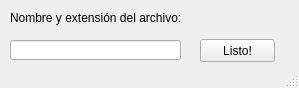
<?xml version="1.0" encoding="UTF-8"?>
<ui version="4.0">
 <class>MainWindow</class>
 <widget class="QMainWindow" name="MainWindow">
  <property name="geometry">
   <rect>
    <x>0</x>
    <y>0</y>
    <width>299</width>
    <height>88</height>
   </rect>
  </property>
  <property name="minimumSize">
   <size>
    <width>299</width>
    <height>88</height>
   </size>
  </property>
  <property name="maximumSize">
   <size>
    <width>299</width>
    <height>88</height>
   </size>
  </property>
  <property name="windowTitle">
   <string>MainWindow</string>
  </property>
  <widget class="QWidget" name="centralwidget">
   <widget class="QPushButton" name="save_btn">
    <property name="geometry">
     <rect>
      <x>200</x>
      <y>39</y>
      <width>75</width>
      <height>23</height>
     </rect>
    </property>
    <property name="text">
     <string>Listo!</string>
    </property>
   </widget>
   <widget class="QLabel" name="file_lbl">
    <property name="geometry">
     <rect>
      <x>10</x>
      <y>10</y>
      <width>171</width>
      <height>16</height>
     </rect>
    </property>
    <property name="text">
     <string>Nombre y extensión del archivo:</string>
    </property>
   </widget>
   <widget class="QLineEdit" name="file_edit">
    <property name="geometry">
     <rect>
      <x>10</x>
      <y>40</y>
      <width>171</width>
      <height>20</height>
     </rect>
    </property>
   </widget>
  </widget>
  <widget class="QMenuBar" name="menubar">
   <property name="geometry">
    <rect>
     <x>0</x>
     <y>0</y>
     <width>299</width>
     <height>21</height>
    </rect>
   </property>
  </widget>
  <widget class="QStatusBar" name="statusbar"/>
 </widget>
 <resources/>
 <connections/>
</ui>
